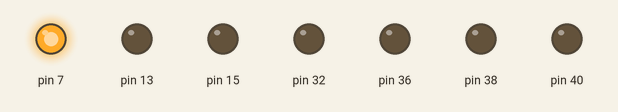
This program was run on a simulated Raspberry Pi (header pin numbers). Parts: output pins drawn as LEDs (lit = HIGH). At 28.8 s the program stops and its outputs stay as they are.

Above: at 0.2 s.
At 0.7 s:
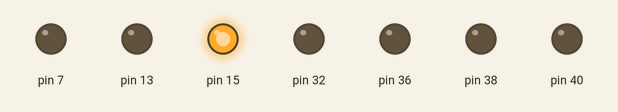
At 0.9 s:
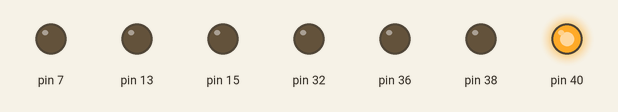
At 1.3 s:
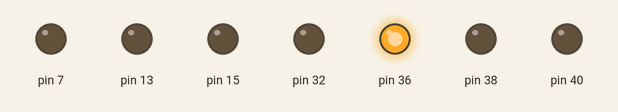
At 2.1 s:
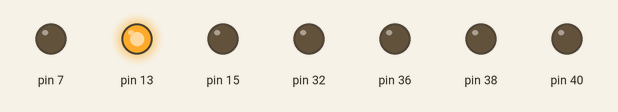
At 3.1 s:
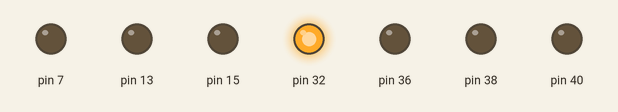
Timing chart, 0 to 3.7 s (numbered marks = the images above):
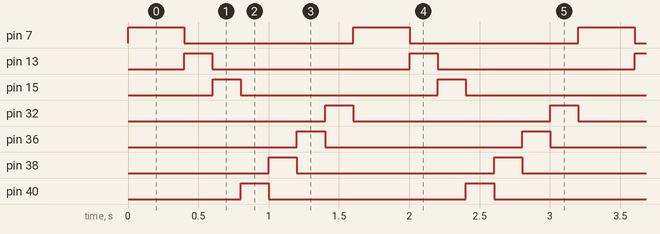

Measured:
- by itself, pin 7: alternates HIGH for 0.40 s and LOW for 1.2 s, 36 changes in all, then stays LOW
- by itself, pin 13: alternates HIGH for 0.20 s and LOW for 1.4 s, 36 changes in all, then stays LOW
- by itself, pin 15, pin 32, pin 36, pin 38, pin 40: alternates HIGH for 0.20 s and LOW for 1.4 s

The program:

test.py
```python
# Raspberry Pi LED Demo
#
# Jeremy Morgan
# 3-12-15


import RPi.GPIO as GPIO            	## Import GPIO Library
import time                        	## Import 'time' library (for 'sleep')

blue = 15							## These are our LEDs
red = 7
yellow = 7
green = 13

red2 = 40
yellow2 = 38
blue2 = 32
green2 = 36

GPIO.setmode(GPIO.BOARD)            ## Use BOARD pin numbering

## function to save code

def activateLED( pin, delay ):
	GPIO.setup(pin, GPIO.OUT)   	## set output
	GPIO.output(pin, GPIO.HIGH) 	## set HIGH (LED ON)
	time.sleep(delay)	    		## wait
	GPIO.output(pin, GPIO.LOW)
	#time.sleep(delay)	  	## set LOW (LED OFF)
	return;


## Manual light
'''
GPIO.setup(blue, GPIO.OUT)   	## set output
GPIO.output(blue, GPIO.HIGH) 	## set HIGH (LED ON)
time.sleep(1)	    			## wait
GPIO.output(blue, GPIO.LOW)  	## set LOW (LED OFF)
'''
## light up blue
#activateLED(blue,.1)
## light up red
#activateLED(red,.1)

## Do a repeating show!
ourRange = range(1,10)

ourdelay = .1
herdelay = .1

#first dance

'''
for count in ourRange:
	activateLED(red,ourdelay)
	activateLED(red2,ourdelay)
	activateLED(yellow,ourdelay)
	activateLED(yellow2,ourdelay)
	activateLED(green,ourdelay)
	activateLED(green2,ourdelay)
	activateLED(blue,ourdelay)
	activateLED(blue2,ourdelay)

for count in ourRange:
	activateLED(red,ourdelay)
	activateLED(yellow,ourdelay)
	activateLED(green,ourdelay)
	activateLED(blue,ourdelay)
	activateLED(red2,ourdelay)
	activateLED(yellow2,ourdelay)
	activateLED(green2,ourdelay)
	activateLED(blue2,ourdelay)

for count in ourRange:
	activateLED(red,ourdelay)
	activateLED(red2,ourdelay)
	activateLED(yellow,ourdelay)
	activateLED(yellow2,ourdelay)
	activateLED(green,ourdelay)
	activateLED(green2,ourdelay)
	activateLED(blue,ourdelay)
	activateLED(blue2,ourdelay)

for count in ourRange:
	activateLED(red,ourdelay)
	activateLED(yellow,ourdelay)
	activateLED(green,ourdelay)
	activateLED(blue,ourdelay)
	activateLED(red2,ourdelay)
	activateLED(yellow2,ourdelay)
	activateLED(green2,ourdelay)
	activateLED(blue2,ourdelay)

'''

for count in ourRange:
	activateLED(red,herdelay)
	activateLED(red,ourdelay)
	activateLED(yellow,herdelay)
	activateLED(yellow,ourdelay)
	activateLED(green,herdelay)
	activateLED(green,ourdelay)
	activateLED(blue,herdelay)
	activateLED(blue,ourdelay)
	activateLED(red2,herdelay)
	activateLED(red2,ourdelay)
	activateLED(yellow2,herdelay)
	activateLED(yellow2,ourdelay)
	activateLED(green2,herdelay)
	activateLED(green2,ourdelay)
	activateLED(blue2,herdelay)
	activateLED(blue2,ourdelay)

for count in ourRange:
	activateLED(red,herdelay)
	activateLED(red,ourdelay)
	activateLED(yellow,herdelay)
	activateLED(yellow,ourdelay)
	activateLED(green,herdelay)
	activateLED(green,ourdelay)
	activateLED(blue,herdelay)
	activateLED(blue,ourdelay)
	activateLED(red2,herdelay)
	activateLED(red2,ourdelay)
	activateLED(yellow2,herdelay)
	activateLED(yellow2,ourdelay)
	activateLED(green2,herdelay)
	activateLED(green2,ourdelay)
	activateLED(blue2,herdelay)
	activateLED(blue2,ourdelay)

GPIO.cleanup()                      ## close down library
```
